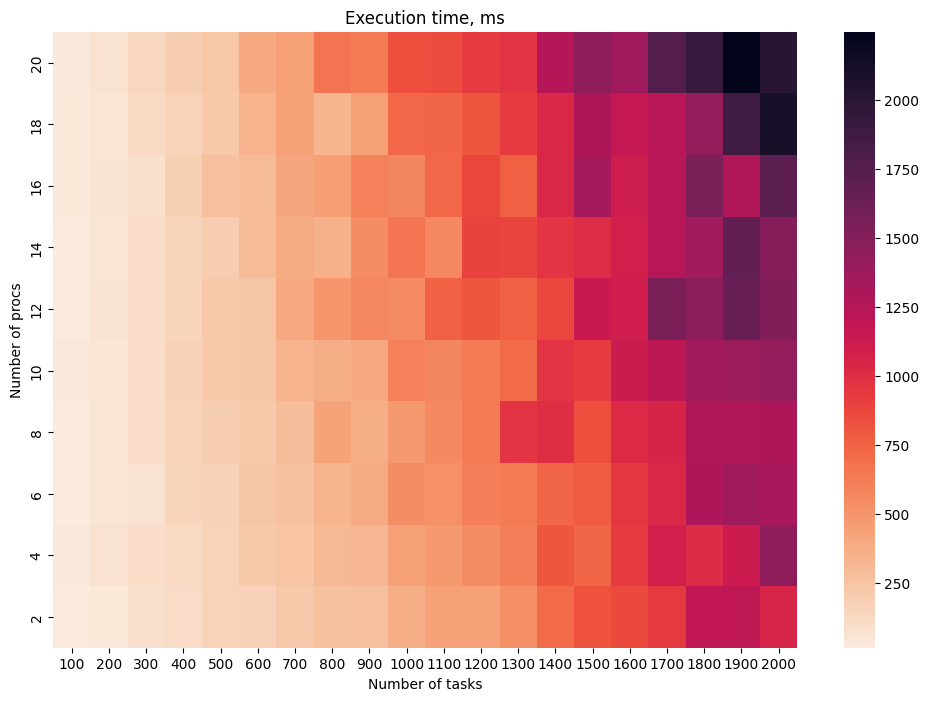

Write Python code to recreate this figure.
import matplotlib.pyplot as plt
import seaborn as sns

data = [[0 for i in range(20)] for j in range(10)]
with open("results", 'r') as f:
    s = f.read()
    i = 0
    j = 0
    k = 0
    for line in s.split('\n'):
      if line:
        if line[0] == 'A':
          _, _, time = line.split(' ')
          data[9-i%10][j%20] = float(time)
          k += 1
          j += 1
          if k == 20:
            k = 0
            i += 1


plt.figure(figsize=(12, 8))
cmap = sns.cm.rocket_r
sns.heatmap(data, cmap=cmap, xticklabels=range(100, 2001, 100), yticklabels=range(20, 0, -2))
plt.ylabel('Number of procs')
plt.xlabel('Number of tasks')
plt.title(f'Execution time, ms')
plt.savefig("heatmap.png", bbox_inches='tight')